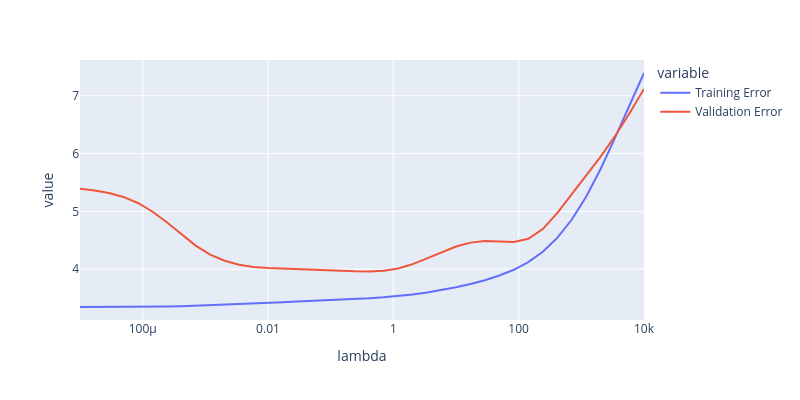

Notebook source saved alongside this figure:
### Markdown cell above
Below we plot your training and validation set error for the range of lambdas given. You should see a figure where training error decreases as model complexity increases, but the error on the validation set is large for extreme values of lambda and minimized for some intermediate values. Holding your mouse over the training error and validation error lines will display the lambda and value at that point.

Note that on your plot, the **x-axis is the inverse of complexity**! In other words, small lambda models (on the left) are complex, because there is no regularization. That's why the training error is lowest on the left side of the plot, as this is where overfitting occurs.

### Code cell
px.line(error_vs_lambda, x = "lambda", y = ["Training Error", "Validation Error"], log_x=True, height = 400, width = 800)

### Figure 1 — Plotly figure (JSON) as saved in the notebook; plotly's stock layout.template omitted (floating-point values rounded to 4 significant figures)
{"data": [{"hovertemplate": "variable=Training Error<br>lambda=%{x}<br>value=%{y}<extra></extra>", "legendgroup": "Training Error", "line": {"color": "#636efa", "dash": "solid"}, "marker": {"symbol": "circle"}, "mode": "lines", "name": "Training Error", "orientation": "v", "showlegend": true, "type": "scatter", "x": [1e-05, 1.701e-05, 2.894e-05, 4.924e-05, 8.377e-05, 0.0001425, 0.0002424, 0.0004125, 0.0007017, 0.001194, 0.002031, 0.003455, 0.005878, 0.01, 0.01701, 0.02894, 0.04924, 0.08377, 0.1425, 0.2424, 0.4125, 0.7017, 1.194, 2.031, 3.455, 5.878, 10.0, 17.01, 28.94, 49.24, 83.77, 142.5, 242.4, 412.5, 701.7, 1194.0, 2031.0, 3455.0, 5878.0, 10000.0], "xaxis": "x", "y": [3.345, 3.345, 3.345, 3.346, 3.347, 3.349, 3.353, 3.359, 3.367, 3.376, 3.387, 3.397, 3.408, 3.418, 3.429, 3.438, 3.448, 3.458, 3.469, 3.481, 3.496, 3.513, 3.535, 3.563, 3.598, 3.639, 3.686, 3.742, 3.809, 3.889, 3.989, 4.121, 4.301, 4.541, 4.854, 5.251, 5.733, 6.276, 6.842, 7.395], "yaxis": "y"}, {"hovertemplate": "variable=Validation Error<br>lambda=%{x}<br>value=%{y}<extra></extra>", "legendgroup": "Validation Error", "line": {"color": "#EF553B", "dash": "solid"}, "marker": {"symbol": "circle"}, "mode": "lines", "name": "Validation Error", "orientation": "v", "showlegend": true, "type": "scatter", "x": [1e-05, 1.701e-05, 2.894e-05, 4.924e-05, 8.377e-05, 0.0001425, 0.0002424, 0.0004125, 0.0007017, 0.001194, 0.002031, 0.003455, 0.005878, 0.01, 0.01701, 0.02894, 0.04924, 0.08377, 0.1425, 0.2424, 0.4125, 0.7017, 1.194, 2.031, 3.455, 5.878, 10.0, 17.01, 28.94, 49.24, 83.77, 142.5, 242.4, 412.5, 701.7, 1194.0, 2031.0, 3455.0, 5878.0, 10000.0], "xaxis": "x", "y": [5.39, 5.363, 5.319, 5.25, 5.145, 4.998, 4.81, 4.603, 4.408, 4.253, 4.145, 4.078, 4.039, 4.018, 4.008, 4.001, 3.994, 3.985, 3.973, 3.962, 3.958, 3.971, 4.012, 4.086, 4.187, 4.296, 4.392, 4.459, 4.486, 4.479, 4.47, 4.524, 4.693, 4.968, 5.29, 5.615, 5.946, 6.304, 6.699, 7.119], "yaxis": "y"}], "layout": {"height": 400, "legend": {"title": {"text": "variable"}, "tracegroupgap": 0}, "margin": {"t": 60}, "width": 800, "xaxis": {"anchor": "y", "domain": [0, 1], "title": {"text": "lambda"}, "type": "log"}, "yaxis": {"anchor": "x", "domain": [0, 1], "title": {"text": "value"}}}}
